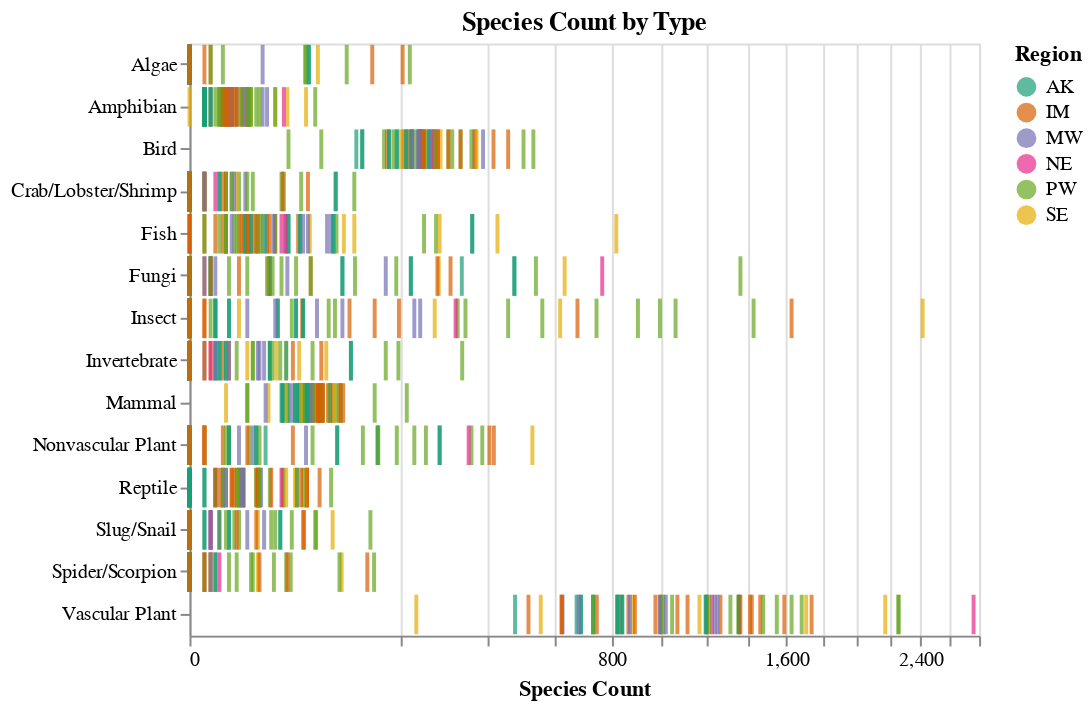

The notebook cell saved with this chart:
### Markdown cell above
## Q6 - Create a rug plot of Species Diversity
Look at how the different Species categores (all Species types that are NOT 'All Types' are distributed
across all the parks.  

Use the same color encoding for the Region as the prior plots. 

Add a `selection_multi` that will highlight the selected data for a park by turning unselected data light gray. 
Also, make the tick a little bigger when it is selected to help find the park in the other categories.

### Code cell
# your code here
speciesTypes = df_species_final[df_species_final['Species Type'] != 'All Types']

selector = alt.selection_multi(bind='legend',fields=['UNIT_CODE','Park Name'])

alt.Chart(speciesTypes).mark_tick(thickness=2).encode(
    x=alt.X("Species Count",scale=alt.Scale(type="sqrt")),
    y=alt.Y("Species Type", title=""),
    color=alt.condition(selector, 'Region:N', alt.value('lightgray'), scale=alt.Scale(scheme='dark2')),
    size=alt.condition(selector, alt.value(20), alt.value(15)),
    tooltip=['Park Name', 'Species Count', 'Species Type', 'Region']
).properties(
    width=400,
    height=300,
    title="Species Count by Type"
).add_selection(
    selector
)

### Figure 1 — Vega-Lite specification as saved in the notebook (floating-point values rounded to 4 significant figures; data arrays with more than 128 entries replaced by an {"elided": "..."} marker saying what was removed)
{"config": {"view": {"continuousWidth": 400, "continuousHeight": 300}}, "data": {"name": "data-0830ed806ef252476a004891e9c8a23a"}, "mark": {"type": "tick", "thickness": 2}, "encoding": {"color": {"condition": {"field": "Region", "scale": {"scheme": "dark2"}, "type": "nominal", "selection": "selector002"}, "value": "lightgray"}, "size": {"condition": {"value": 20, "selection": "selector002"}, "value": 15}, "tooltip": [{"field": "Park Name", "type": "nominal"}, {"field": "Species Count", "type": "quantitative"}, {"field": "Species Type", "type": "nominal"}, {"field": "Region", "type": "nominal"}], "x": {"field": "Species Count", "scale": {"type": "sqrt"}, "type": "quantitative"}, "y": {"field": "Species Type", "title": "", "type": "nominal"}}, "height": 300, "selection": {"selector002": {"type": "multi", "bind": "legend", "fields": ["UNIT_CODE", "Park Name"]}}, "title": "Species Count by Type", "width": 400, "$schema": "https://vega.github.io/schema/vega-lite/v4.17.0.json", "datasets": {"data-0830ed806ef252476a004891e9c8a23a": {"elided": "868 records"}}}
